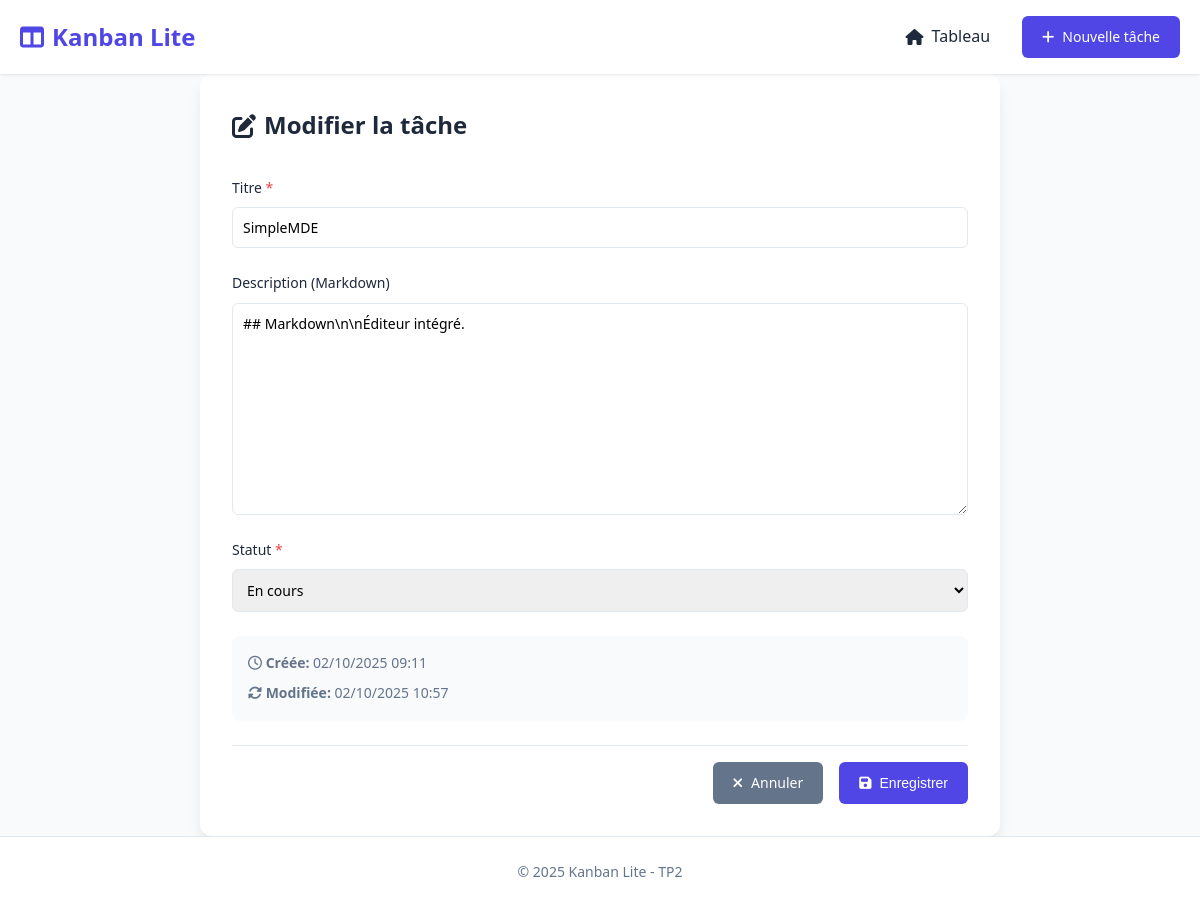
/index.php?route=edit&id=3, run on the app's committed database.
### tables this page shows
CREATE TABLE tasks (
    id INTEGER PRIMARY KEY AUTOINCREMENT,
    title TEXT NOT NULL,
    description TEXT,
    status TEXT NOT NULL DEFAULT 'todo',
    created_at TEXT NOT NULL,
    updated_at TEXT NOT NULL
);

### controllers/TaskController.php (called while the page is built, shortened)
<?php
require_once __DIR__ . '/../models/TaskModel.php';
function editTask() {
    $id = $_GET['id'] ?? null;
    if (!$id || !($task = getTaskById($id))) {
        header('Location: index.php?route=list');
        exit;
    }
    require __DIR__ . '/../views/tasks/edit.php';
}

### models/TaskModel.php (called while the page is built, shortened)
<?php
function getDatabase() {
    try {
        $db = new PDO('sqlite:' . __DIR__ . '/../database.sqlite');
        $db->setAttribute(PDO::ATTR_ERRMODE, PDO::ERRMODE_EXCEPTION);
        return $db;
    } catch (PDOException $e) {
        die('Erreur: ' . $e->getMessage());
    }
}
function getTaskById($id) {
    $db = getDatabase();
    $stmt = $db->prepare('SELECT * FROM tasks WHERE id = :id');
    $stmt->execute(['id' => $id]);
    return $stmt->fetch(PDO::FETCH_ASSOC);
}

### views/tasks/edit.php (the view, shortened to what this page needs)
<div class="form-container">
    <div class="form-header"><h2><i class="fas fa-edit"></i> Modifier la tâche</h2></div>
    <form action="index.php?route=update" method="POST" class="task-form">
        <div class="form-group">
            <label for="title">Titre <span class="required">*</span></label>
            <input type="text" id="title" name="title" required maxlength="255" value="<?= htmlspecialchars($task['title']) ?>">
        </div>
        <div class="form-group">
            <label for="description">Description (Markdown)</label>
            <textarea id="description" name="description" rows="10"><?= htmlspecialchars($task['description']) ?></textarea>
        </div>
        <div class="form-group">
            <label for="status">Statut <span class="required">*</span></label>
            <select id="status" name="status" required>
                <option value="in_progress" <?= ($task['status'] === 'in_progress') ? 'selected' : '' ?>>En cours</option>
            </select>
        </div>
        <div class="form-info">
            <p><i class="far fa-clock"></i> <strong>Créée:</strong> <?= date('d/m/Y H:i', strtotime($task['created_at'])) ?></p>
            <p><i class="fas fa-sync-alt"></i> <strong>Modifiée:</strong> <?= date('d/m/Y H:i', strtotime($task['updated_at'])) ?></p>
        </div>
        <div class="form-actions">
            <a href="index.php?route=list" class="btn btn-secondary"><i class="fas fa-times"></i> Annuler</a>
            <button type="submit" class="btn btn-primary"><i class="fas fa-save"></i> Enregistrer</button>
        </div>
    </form>
</div>
<?php $content = ob_get_clean(); require __DIR__ . '/../layout.php'; ?>

### public/css/style.css (style rules this page uses)
* { margin:0;padding:0;box-sizing:border-box }
:root { --primary:#4f46e5;--secondary:#64748b;--success:#10b981;--danger:#ef4444;--bg:#f8fafc;--card:#fff;--text:#1e293b;--border:#e2e8f0;--shadow:0 1px 3px rgba(0,0,0,.1) }
body { font-family:system-ui,sans-serif;background:var(--bg);color:var(--text);line-height:1.6;min-height:100vh;display:flex;flex-direction:column }
.btn { padding:.625rem 1.25rem;border-radius:.375rem;border:none;cursor:pointer;font-size:.875rem;font-weight:500;text-decoration:none;display:inline-flex;align-items:center;gap:.5rem;transition:.2s }
.btn-primary { background:var(--primary);color:#fff }
.btn-secondary { background:var(--secondary);color:#fff }
.form-container { max-width:800px;margin:0 auto;background:var(--card);padding:2rem;border-radius:.75rem;box-shadow:0 10px 15px -3px rgba(0,0,0,.1) }
.form-header { margin-bottom:2rem }
.form-header h2 { font-size:1.5rem;display:flex;align-items:center;gap:.5rem }
.task-form { display:flex;flex-direction:column;gap:1.5rem }
.form-group { display:flex;flex-direction:column;gap:.5rem }
.form-group label { font-weight:500;font-size:.875rem }
.required { color:var(--danger) }
.form-group input,.form-group select,.form-group textarea { padding:.625rem;border:1px solid var(--border);border-radius:.375rem;font-size:.875rem;transition:.2s;font-family:inherit }
.form-group textarea { resize:vertical;min-height:120px }
.form-info { background:var(--bg);padding:1rem;border-radius:.5rem;display:flex;flex-direction:column;gap:.5rem }
.form-info p { font-size:.875rem;color:var(--secondary) }
.form-actions { display:flex;gap:1rem;justify-content:flex-end;padding-top:1rem;border-top:1px solid var(--border) }

### data on the page
tasks: title "SimpleMDE", description "## Markdown\\n\\nÉditeur intégré.", status "En cours", created_at "02/10/2025 09:11", updated_at "02/10/2025 10:57"
